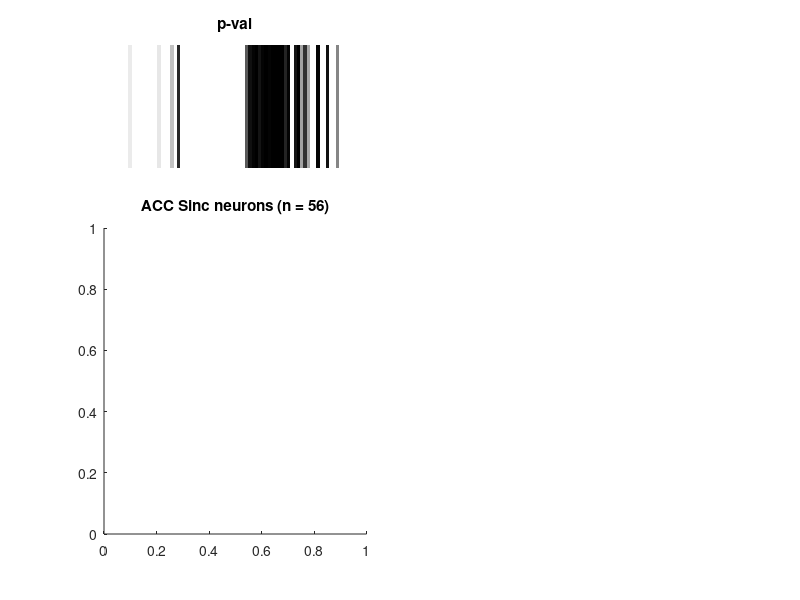

The MATLAB source for this figure: (Note: this script raises an error after producing the figure.)
% hit vs. miss comparison z-score (Fig. 2b)

clear; clc;

figure()
set(gcf,'Position',[150 150 900 500])

for zzzz = 1:2
    clearvars -except zzzz
    if zzzz == 1
        load ACC_Sinc_neurons.mat
    elseif zzzz == 2
        load ACC_Sdec_neurons.mat
    end
    
    % input arguments
    binsize = 25;
    binsize2 = 1000/binsize;
    edges = [1:binsize:6001];
    timescale = [-2:1/binsize2:4];
    timescale2 = [-2:1:4];
    
    % matching the number of trials from hit and miss trials
    for i=1:size(heatmapdata,1)
        clear refcri
        refcri = min(size(heatmapdata{i,1},1),size(heatmapdata{i,2},1));
        if refcri == size(heatmapdata{i,1},1)
            % # of hit < # of miss
            heatmapdata_re{i,1} = heatmapdata{i,1}(1:refcri,:);
            heatmapdata_re{i,2} = heatmapdata{i,2}(end-refcri+1:end,:);
        else
            % # of hit > # of miss
            heatmapdata_re{i,1} = heatmapdata{i,1}(end-refcri+1:end,:);
            heatmapdata_re{i,2} = heatmapdata{i,2}(1:refcri,:);
        end
    end
    %
    for i=1:size(heatmapdata,1)
        for k=1:2
            % all trials
            heatmapdata1{1,k}(i,:) = mean(heatmapdata{i,k},1);
            % trial number matched
            heatmapdata1_re{1,k}(i,:) = mean(heatmapdata_re{i,k},1);
        end
    end
    
    % PSTH binning & z-scoring
    for i=1:size(heatmapdata,1)
        for k=1:2
            % PSTH binning
            for z=1:length(edges)-1
                final_re{1,k}(i,z) = binsize2*sum(heatmapdata1{1,k}(i,edges(z):edges(z+1)-1));
                final_re{2,k}(i,z) = binsize2*sum(heatmapdata1_re{1,k}(i,edges(z):edges(z+1)-1));
            end
            % z-scoring
            for j=1:2
                clear baseline1 baseline2
                baseline1 = mean(final_re{j,k}(i,1:binsize2*2));
                baseline2 = std(final_re{j,k}(i,1:binsize2*2));
                if baseline2 == 0
                    baseline2 = 1;
                end
                for z=1:length(edges)-1
                    final_z{j,k}(i,z) = (final_re{j,k}(i,z) - baseline1) / baseline2;
                end
                z_index(i,2*(j-1)+k) = mean(final_z{j,k}(i,binsize2*2+1:binsize2*2.5));
            end
        end
    end
    
    % sorting order of neurons according to visual responsiveness during hit trials
    for i=1:size(heatmapdata,1)
        sortingindex(i,1) = -1*mean(final_z{2,1}(i,binsize2*2+1:binsize2*2.5));
    end
    [aa index] = sortrows(sortingindex);
    
    for j=1:2
        for k=1:2
            for i=1:size(heatmapdata,1)
                final_sorted{j,k}(i,:) = final_z{j,k}(index(i),:);
            end
        end
    end
    
    % hit miss difference statistics (time-series)
    for i=1:2
        for z=1:size(final_sorted{1,1},2)
            stat_final(i,z) = signrank(final_sorted{i,1}(:,z),final_sorted{i,2}(:,z));
        end
    end
    
    for i=2
        subplot(3,2,zzzz)
        imagesc(stat_final(i,:))
        caxis([0 0.05])
        colormap(gca,'gray')
        xticks([1:binsize2:length(timescale)])
        xticklabels(timescale2)
        xlim([binsize2*1 binsize2*3+1])
        axis off
        hold on
        title('p-val')
        
        subplot(3,2,[zzzz+2,zzzz+4])
        hold on
        if zzzz == 1
            title('ACC Sinc neurons (n = 56)')
        elseif zzzz == 2
            title('ACC Sdec neurons (n = 40)')
        end
        clear aa bb
        aa = mean(final_sorted{i,1},1);
        bb = std(final_sorted{i,1},1)/sqrt(size(heatmapdata,1));
        errorshade(timescale(1:end-1),aa,aa+bb,aa-bb,[.9 .9 .9])
        hold on
        plot(timescale(1:end-1),mean(final_sorted{i,1},1),'k')
        hold on
        clear aa bb
        aa = mean(final_sorted{i,2},1);
        bb = std(final_sorted{i,2},1)/sqrt(size(heatmapdata,1));
        if zzzz == 1
            errorshade(timescale(1:end-1),aa,aa+bb,aa-bb,[1 0.8 0.8])
            hold on
            plot(timescale(1:end-1),mean(final_sorted{i,2},1),'r')
            ylim([-.5 6])
        elseif zzzz == 2
            errorshade(timescale(1:end-1),aa,aa+bb,aa-bb,[0.8 0.8 1])
            hold on
            plot(timescale(1:end-1),mean(final_sorted{i,2},1),'b')
            ylim([-3 2])
        end
        xlim([-1 1])
        xlabel('Time (s)')
        ylabel('z-score')
    end
end